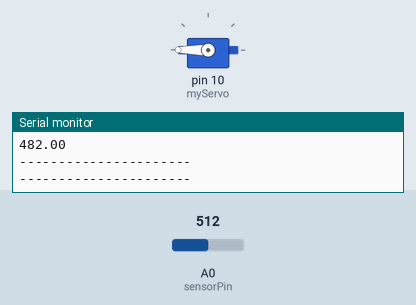
Recording of a sketch running on a simulated Arduino Uno, built with avr-gcc and run on an emulated ATmega328P. Shown: servo, the last lines printed to the serial monitor. Inputs (shaded band) come from the test bench; at power-on: A0 (sensorPin) = 512.

Above: at 5.8 s.
5.9 s: A0 (sensorPin) set to 65
11.9 s: A0 (sensorPin) set to 54
At 15.8 s:
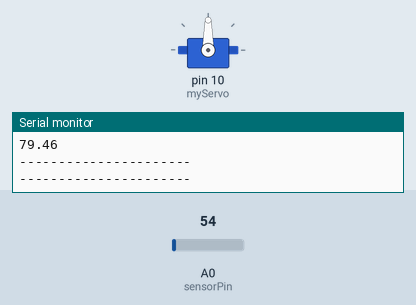
17.9 s: A0 (sensorPin) set to 20
At 20.8 s:
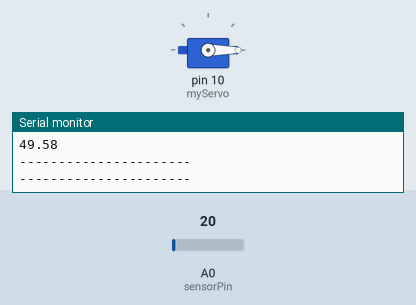
23.9 s: A0 (sensorPin) set to 122
At 26.0 s:
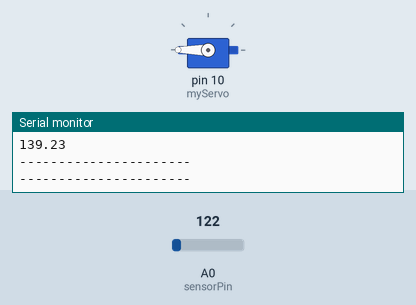
29.9 s: A0 (sensorPin) set to 15
At 31.1 s:
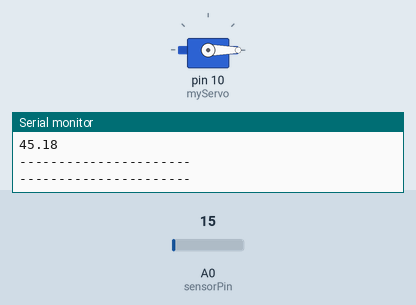
Timing chart, 0 to 32.9 s (numbered marks = the images above; inputs shaded):
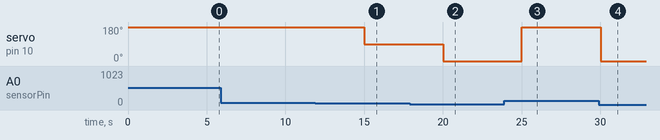

The sketch:

LM35_servo.ino
```cpp
#include <Servo.h>
Servo myServo;
int sayac = 0;
const int sensorPin = A0;
float sensorADC = 0;
float sensorVout = 0;
float sensormVout = 0;

float tempC = 0;
float tempF = 0;


void setup() {
  // put your setup code here, to run once:
  Serial.begin(115200);
  pinMode(sensorPin,INPUT);
  myServo.attach(10);
}

void loop() {
  // put your main code here, to run repeatedly:
  sensorADC = analogRead(sensorPin);
  sensorVout = sensorADC*5/1024;
  sensormVout = sensorVout*1000;
  tempC = sensormVout/10;
  tempF = (tempC*1.8)+32;
  Serial.println(sensorADC);
  Serial.println(sensorVout);
  Serial.println(sensormVout);
  Serial.println(tempC);
  Serial.println(tempF);
  Serial.println("----------------------");
  Serial.println("----------------------");

  if(tempC<25)
  {
    myServo.write(0);
  }
  if(tempC>25 && tempC<30)
  {
    myServo.write(90);
  }
  if(tempC>30)
  {
    myServo.write(180);
  }

  delay(5000);

}
```

Measured:
- the behaviour switches between 62 and 61 on A0 (sensorPin) (found by bisection; images 0 and 1)
- after the input at 11.9 s, servo on pin 10 (myServo): 180° → 90° after 3.1 s
- after the input at 17.9 s, servo on pin 10 (myServo): 90° → 0° after 2.1 s
- after the input at 23.9 s, servo on pin 10 (myServo): 0° → 180° after 1.1 s
- after the input at 29.9 s, servo on pin 10 (myServo): 180° → 0° after 0.12 s
